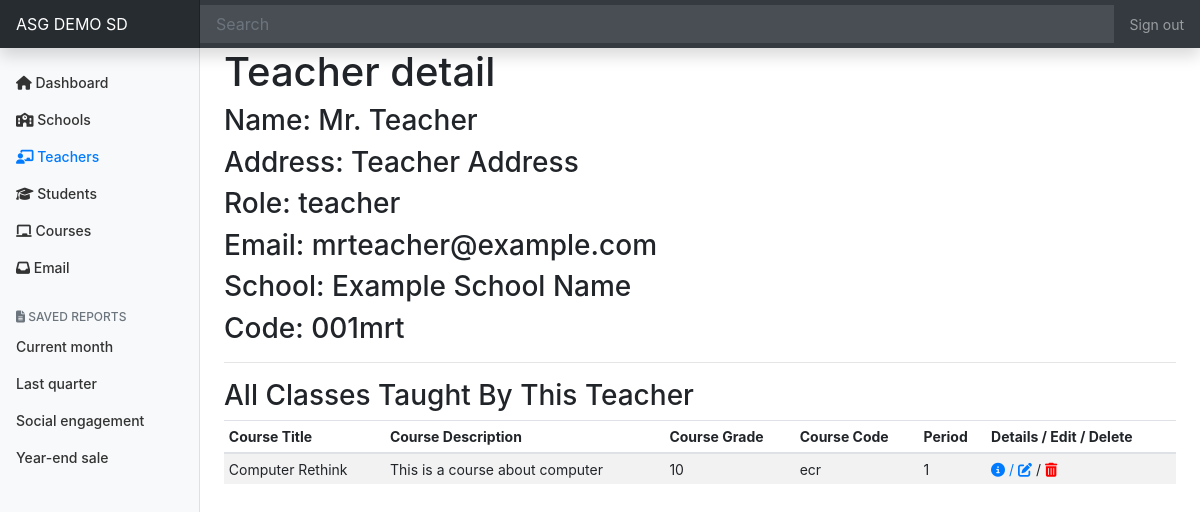
/district-admin/ASGDemo/details/teacher/001mrt (signed in), run on the app's committed database.
### tables this page shows
CREATE TABLE "districts" (
	"district_id"	INTEGER PRIMARY KEY AUTOINCREMENT,
	"name"	TEXT,
	"motto"	TEXT,
	"logo"	TEXT,
	"address"	TEXT,
	"code"	TEXT
);

CREATE TABLE "users" (
	"user_id"	INTEGER PRIMARY KEY AUTOINCREMENT,
	"school_id"	INTEGER,
	"name"	TEXT,
	"username"	TEXT,
	"password"	TEXT,
	"role"	TEXT,
	"district_id"	INTEGER,
	"email"	TEXT,
	"verification"	TEXT,
	"address"	TEXT,
	"role_description"	INTEGER,
	"code"	TEXT
);

CREATE TABLE "schools" (
	"school_id"	INTEGER PRIMARY KEY AUTOINCREMENT,
	"district_id"	INTEGER,
	"name"	TEXT,
	"address"	TEXT,
	"description"	TEXT,
	"code"	TEXT
);

CREATE TABLE "courses" (
	"course_id"	INTEGER PRIMARY KEY AUTOINCREMENT,
	"title"	TEXT,
	"grade"	TEXT,
	"district_id"	INTEGER,
	"school_id"	INTEGER,
	"description"	TEXT,
	"code"	TEXT
);

CREATE TABLE "teacher_subject" (
	"id"	INTEGER PRIMARY KEY AUTOINCREMENT,
	"teacher_id"	INTEGER,
	"period"	TEXT,
	"subject_id"	INTEGER
);

### app.py (the view)
@app.route("/district-admin/<string:d_code>/details/teacher/<string:t_code>")
def district_admin_teacher_detail(d_code, t_code):
    user_info = c.execute("SELECT * FROM users WHERE user_id=:user_id", {
        "user_id": session.get("user_id")
    }).fetchall()
    try:
        district = c.execute("SELECT * FROM districts WHERE code=:code", {
            "code": d_code
        }).fetchall()[0][0]
    except IndexError:
        abort(403)
    d_id = c.execute("SELECT district_id FROM districts WHERE code=:d_code", {
        "d_code": d_code
    }).fetchall()[0][0]
    info = c.execute(
        "SELECT * FROM users WHERE code=:t_code AND district_id=:d_id", {
            "t_code": t_code,
            "d_id": d_id
        }).fetchall()
    s_name = c.execute(
        "SELECT name FROM schools WHERE district_id=:d_id AND school_id=:s_id",
        {
            "d_id": d_id,
            "s_id": info[0][1]
        }).fetchall()
    print(info)
    ts = c.execute(
        "SELECT * FROM teacher_subject JOIN courses ON courses.course_id=teacher_subject.subject_id WHERE teacher_id=:t_id ORDER BY teacher_subject.period ASC",
        {
            "t_id": info[0][0]
        }).fetchall()
    print(ts)
    return render_template("district-admin/teacher-detail.html",
                           info=info,
                           ts=ts,
                           s_name=s_name)

### templates/district-admin/teacher-detail.html (shortened to what this page needs)
{% extends "district-admin/dashboard-layout.html" %}
{% block main %}
    <h1>Teacher detail</h1>
    <h3>Name: {{ info[0][2] }}</h3>
    <h3>Address: {{ info[0][9] }}</h3>
    <h3>Role: {{ info[0][5] }}</h3>
    <h3>Email: {{ info[0][7] }}</h3>
    <h3>School: {{ s_name[0][0] }}</h3>
    <h3>Code: {{ info[0][11] }}</h3>
    <hr>
    <h3>All Classes Taught By This Teacher</h3>
    <div class="table-responsive">
        <table class="table table-striped table-sm">
          <thead>
            <tr>
              <th>Course Title</th>
              <th>Course Description</th>
              <th>Course Grade</th>
              <th>Course Code</th>
              <th>Period</th>
              <th>Details / Edit / Delete</th>
            </tr>
          </thead>
          <tbody>
            {% for t in ts %}
              <tr>
                <td>{{ t[5] }}</td>
                <td>{{ t[9] }}</td>
                <td>{{ t[6] }}</td>
                <td>{{ t[10] }}</td>
                <td>{{ t[2] }}</td>
                <td><a href="edit/course/{{ t[4] }}"><i class="fas fa-info-circle"></i> / <i class="fas fa-edit"></i></a> / <a href="delete/teacher/{{ t[5] }}"><i class="fas fa-trash-alt" style="color:red;"></i></a></td>
              </tr>
            {% endfor %}
          </tbody>
        </table>
    </div>
{% endblock %}

### templates/district-admin/dashboard-layout.html (shortened to what this page needs)
<!doctype html>
<html lang="en">
  <head>
    <link rel="stylesheet" href="https://stackpath.bootstrapcdn.com/bootstrap/4.5.0/css/bootstrap.min.css">
    <link href="/static/district-admin-dashboard.css" rel="stylesheet">
  </head>
  <body>
    <nav class="navbar navbar-dark sticky-top bg-dark flex-md-nowrap p-0 shadow">
  <a class="navbar-brand col-md-3 col-lg-2 mr-0 px-3" href="/district-admin/{{ session['district_code'] }}">{{ session["district_name"] }}</a>
  <input class="form-control form-control-dark w-100" type="text" placeholder="Search" aria-label="Search">
  <ul class="navbar-nav px-3">
    <li class="nav-item text-nowrap">
      <a class="nav-link" href="/logout">Sign out</a>
    </li>
  </ul>
</nav>
<div class="container-fluid">
  <div class="row">
    <nav id="sidebarMenu" class="col-md-3 col-lg-2 d-md-block bg-light sidebar collapse">
      <div class="sidebar-sticky pt-3">
        <ul class="nav flex-column">
          <li class="nav-item">
            <a class="nav-link" href="/district-admin/{{ session['district_code'] }}" id="dashboard">
                <i class="fas fa-home"></i>
              Dashboard <span class="sr-only">(current)</span>
            </a>
          </li>
          <li class="nav-item">
            <a class="nav-link" href="/district-admin/{{ session['district_code'] }}/schools" id="schools">
                <i class="fas fa-school"></i>
               Schools
            </a>
          </li>
          <li class="nav-item">
            <a class="nav-link" href="/district-admin/{{ session['district_code'] }}/teachers" id="teachers">
                <i class="fas fa-chalkboard-teacher"></i>
              Teachers
            </a>
          </li>
          <li class="nav-item">
            <a class="nav-link" href="/district-admin/{{ session['district_code'] }}/students" id="students">
                <i class="fas fa-graduation-cap"></i>
              Students
            </a>
          </li>
          <li class="nav-item">
            <a class="nav-link" href="/district-admin/{{ session['district_code'] }}/courses" id="courses">
              <i class="fas fa-chalkboard"></i>
              Courses
            </a>
          </li>
          <li class="nav-item">
            <a class="nav-link" href="/email" id="email">
              <i class="fas fa-inbox"></i>
              Email
            </a>
          </li>
        </ul>
        <h6 class="sidebar-heading d-flex justify-content-between align-items-center px-3 mt-4 mb-1 text-muted">
          <span><i class="fas fa-file-alt"></i> Saved reports</span>
        </h6>
        <ul class="nav flex-column mb-2">
          <li class="nav-item">
            <a class="nav-link" href="#">
              Current month
            </a>
          </li>
          <li class="nav-item">
            <a class="nav-link" href="#">
              Last quarter
            </a>
          </li>
          <li class="nav-item">
            <a class="nav-link" href="#">
              Social engagement
            </a>
          </li>
          <li class="nav-item">
            <a class="nav-link" href="#">
              Year-end sale
            </a>
          </li>
        </ul>
      </div>
    </nav>
    <main role="main" class="col-md-9 ml-sm-auto col-lg-10 px-md-4">
        {% block main %}{% endblock %}
    </main>
  </div>
</div>
</html>

### static/district-admin-dashboard.css (style rules this page uses)
body { font-size: .875rem; }
.sidebar { position: fixed; top: 0; bottom: 0; left: 0; z-index: 100; padding: 48px 0 0; box-shadow: inset -1px 0 0 rgba(0, 0, 0, .1); }
.sidebar-sticky { position: relative; top: 0; height: calc(100vh - 48px); padding-top: .5rem; overflow-x: hidden; overflow-y: auto; }
.sidebar .nav-link { font-weight: 500; color: #333; }
.sidebar .nav-link.active { color: #007bff; }
.sidebar-heading { font-size: .75rem; text-transform: uppercase; }
.navbar-brand { padding-top: .75rem; padding-bottom: .75rem; font-size: 1rem; background-color: rgba(0, 0, 0, .25); box-shadow: inset -1px 0 0 rgba(0, 0, 0, .25); }
.navbar .form-control { padding: .75rem 1rem; border-width: 0; border-radius: 0; }
.form-control-dark { color: #fff; background-color: rgba(255, 255, 255, .1); border-color: rgba(255, 255, 255, .1); }

### data on the page
districts: district_name "ASG DEMO SD"
users: name "Mr. Teacher", address "Teacher Address", role "teacher", email "mrteacher@example.com", code "001mrt"
schools: name "Example School Name"
courses: title "Computer Rethink", description "This is a course about computer", grade "10", code "ecr", period "1"
